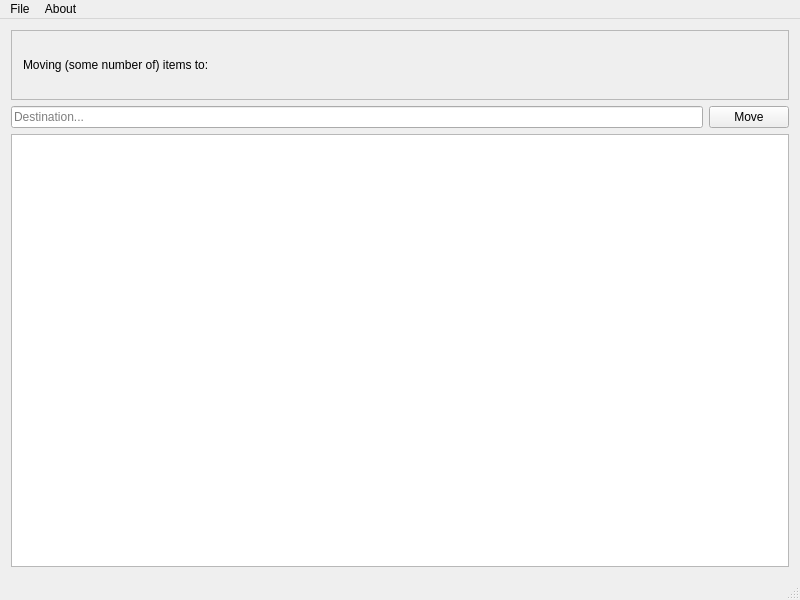
<?xml version="1.0" encoding="UTF-8"?>
<ui version="4.0">
 <class>MainWindow</class>
 <widget class="QMainWindow" name="MainWindow">
  <property name="geometry">
   <rect>
    <x>0</x>
    <y>0</y>
    <width>800</width>
    <height>600</height>
   </rect>
  </property>
  <property name="windowTitle">
   <string>Quick Move</string>
  </property>
  <widget class="QWidget" name="centralwidget">
   <layout class="QVBoxLayout" name="verticalLayout">
    <item>
     <widget class="QScrollArea" name="scrollArea">
      <property name="sizePolicy">
       <sizepolicy hsizetype="Minimum" vsizetype="Minimum">
        <horstretch>0</horstretch>
        <verstretch>0</verstretch>
       </sizepolicy>
      </property>
      <property name="widgetResizable">
       <bool>true</bool>
      </property>
      <widget class="QWidget" name="scrollAreaWidgetContents">
       <property name="geometry">
        <rect>
         <x>0</x>
         <y>0</y>
         <width>780</width>
         <height>68</height>
        </rect>
       </property>
       <layout class="QVBoxLayout" name="verticalLayout_2">
        <item>
         <widget class="QLabel" name="payloadLabel">
          <property name="text">
           <string>Moving (some number of) items to:</string>
          </property>
         </widget>
        </item>
       </layout>
      </widget>
     </widget>
    </item>
    <item>
     <layout class="QHBoxLayout" name="horizontalLayout_2">
      <item>
       <widget class="QLineEdit" name="destinationEdit">
        <property name="placeholderText">
         <string>Destination...</string>
        </property>
       </widget>
      </item>
      <item>
       <widget class="QPushButton" name="moveButton">
        <property name="text">
         <string>Move</string>
        </property>
       </widget>
      </item>
     </layout>
    </item>
    <item>
     <widget class="QListWidget" name="suggestionsListWidget"/>
    </item>
   </layout>
  </widget>
  <widget class="QMenuBar" name="menubar">
   <property name="geometry">
    <rect>
     <x>0</x>
     <y>0</y>
     <width>800</width>
     <height>22</height>
    </rect>
   </property>
   <widget class="QMenu" name="menuFile">
    <property name="title">
     <string>File</string>
    </property>
    <addaction name="separator"/>
    <addaction name="actionQuit"/>
   </widget>
   <widget class="QMenu" name="menuAbout">
    <property name="title">
     <string>About</string>
    </property>
    <addaction name="actionAbout_Quick_Move"/>
    <addaction name="actionAbout_Qt"/>
   </widget>
   <addaction name="menuFile"/>
   <addaction name="menuAbout"/>
  </widget>
  <widget class="QStatusBar" name="statusbar"/>
  <action name="actionAbout_Quick_Move">
   <property name="text">
    <string>About Quick Move</string>
   </property>
   <property name="statusTip">
    <string>Show program version number and license.</string>
   </property>
   <property name="shortcut">
    <string>F1</string>
   </property>
   <property name="menuRole">
    <enum>QAction::AboutRole</enum>
   </property>
  </action>
  <action name="actionAbout_Qt">
   <property name="text">
    <string>About Qt</string>
   </property>
   <property name="statusTip">
    <string>Show Qt framework version and license.</string>
   </property>
   <property name="menuRole">
    <enum>QAction::AboutQtRole</enum>
   </property>
  </action>
  <action name="actionQuit">
   <property name="text">
    <string>&amp;Quit</string>
   </property>
   <property name="statusTip">
    <string>Exit the application.</string>
   </property>
   <property name="shortcut">
    <string>Ctrl+Q</string>
   </property>
   <property name="menuRole">
    <enum>QAction::QuitRole</enum>
   </property>
  </action>
 </widget>
 <layoutdefault spacing="6" margin="11"/>
 <resources/>
 <connections/>
</ui>
